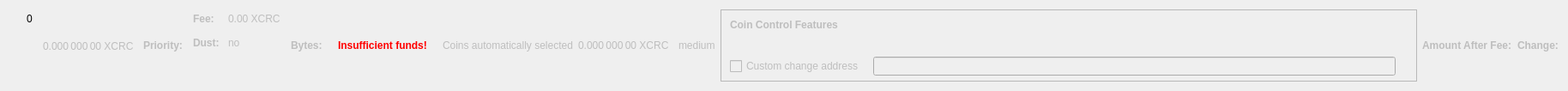
    <widget class="QWidget" name="dummyHideWidget" native="true">
     <property name="maximumSize">
      <size>
       <width>100</width>
       <height>22</height>
      </size>
     </property>
     <layout class="QHBoxLayout" name="dummyHideLayout">
      <item>
       <layout class="QFormLayout" name="formLayoutCoinControl1">
        <property name="horizontalSpacing">
         <number>10</number>
        </property>
        <property name="verticalSpacing">
         <number>14</number>
        </property>
        <property name="leftMargin">
         <number>10</number>
        </property>
        <property name="topMargin">
         <number>4</number>
        </property>
        <property name="rightMargin">
         <number>6</number>
        </property>
        <item row="0" column="1">
         <widget class="QLabel" name="labelCoinControlBytes">
          <property name="cursor">
           <cursorShape>IBeamCursor</cursorShape>
          </property>
          <property name="contextMenuPolicy">
           <enum>Qt::ActionsContextMenu</enum>
          </property>
          <property name="text">
           <string notr="true">0</string>
          </property>
          <property name="textInteractionFlags">
           <set>Qt::LinksAccessibleByMouse|Qt::TextSelectableByKeyboard|Qt::TextSelectableByMouse</set>
          </property>
         </widget>
        </item>
       </layout>
      </item>
      <item>
       <widget class="QLabel" name="labelCoinControlAfterFee">
        <property name="enabled">
         <bool>false</bool>
        </property>
        <property name="sizePolicy">
         <sizepolicy hsizetype="Fixed" vsizetype="Fixed">
          <horstretch>0</horstretch>
          <verstretch>0</verstretch>
         </sizepolicy>
        </property>
        <property name="minimumSize">
         <size>
          <width>111</width>
          <height>12</height>
         </size>
        </property>
        <property name="maximumSize">
         <size>
          <width>111</width>
          <height>12</height>
         </size>
        </property>
        <property name="cursor">
         <cursorShape>IBeamCursor</cursorShape>
        </property>
        <property name="contextMenuPolicy">
         <enum>Qt::ActionsContextMenu</enum>
        </property>
        <property name="text">
         <string notr="true">0.000 000 00 XCRC</string>
        </property>
        <property name="textInteractionFlags">
         <set>Qt::LinksAccessibleByMouse|Qt::TextSelectableByKeyboard|Qt::TextSelectableByMouse</set>
        </property>
       </widget>
      </item>
      <item>
       <widget class="QLabel" name="labelCoinControlPriorityText">
        <property name="enabled">
         <bool>false</bool>
        </property>
        <property name="font">
         <font>
          <weight>75</weight>
          <bold>true</bold>
         </font>
        </property>
        <property name="text">
         <string>Priority:</string>
        </property>
       </widget>
      </item>
      <item>
       <layout class="QHBoxLayout" name="horizontalLayout"/>
      </item>
      <item>
       <layout class="QFormLayout" name="formLayoutCoinControl3">
        <property name="horizontalSpacing">
         <number>10</number>
        </property>
        <property name="verticalSpacing">
         <number>14</number>
        </property>
        <property name="leftMargin">
         <number>6</number>
        </property>
        <property name="topMargin">
         <number>4</number>
        </property>
        <property name="rightMargin">
         <number>6</number>
        </property>
        <item row="0" column="0">
         <widget class="QLabel" name="labelCoinControlFeeText">
          <property name="enabled">
           <bool>false</bool>
          </property>
          <property name="font">
           <font>
            <weight>75</weight>
            <bold>true</bold>
           </font>
          </property>
          <property name="text">
           <string>Fee:</string>
          </property>
          <property name="margin">
           <number>0</number>
          </property>
         </widget>
        </item>
        <item row="0" column="1">
         <widget class="QLabel" name="labelCoinControlFee">
          <property name="enabled">
           <bool>false</bool>
          </property>
          <property name="cursor">
           <cursorShape>IBeamCursor</cursorShape>
          </property>
          <property name="contextMenuPolicy">
           <enum>Qt::ActionsContextMenu</enum>
          </property>
          <property name="text">
           <string notr="true">0.00 XCRC</string>
          </property>
          <property name="textInteractionFlags">
           <set>Qt::LinksAccessibleByMouse|Qt::TextSelectableByKeyboard|Qt::TextSelectableByMouse</set>
          </property>
         </widget>
        </item>
        <item row="1" column="0">
         <widget class="QLabel" name="labelCoinControlLowOutputText">
          <property name="enabled">
           <bool>false</bool>
          </property>
          <property name="font">
           <font>
            <weight>75</weight>
            <bold>true</bold>
           </font>
          </property>
          <property name="text">
           <string>Dust:</string>
          </property>
         </widget>
        </item>
        <item row="1" column="1">
         <widget class="QLabel" name="labelCoinControlLowOutput">
          <property name="enabled">
           <bool>false</bool>
          </property>
          <property name="cursor">
           <cursorShape>IBeamCursor</cursorShape>
          </property>
          <property name="contextMenuPolicy">
           <enum>Qt::ActionsContextMenu</enum>
          </property>
          <property name="text">
           <string>no</string>
          </property>
          <property name="textInteractionFlags">
           <set>Qt::LinksAccessibleByMouse|Qt::TextSelectableByKeyboard|Qt::TextSelectableByMouse</set>
          </property>
         </widget>
        </item>
       </layout>
      </item>
      <item>
       <widget class="QLabel" name="labelCoinControlBytesText">
        <property name="enabled">
         <bool>false</bool>
        </property>
        <property name="font">
         <font>
          <weight>75</weight>
          <bold>true</bold>
         </font>
        </property>
        <property name="text">
         <string>Bytes:</string>
        </property>
       </widget>
      </item>
      <item>
       <layout class="QFormLayout" name="formLayoutCoinControl2">
        <property name="horizontalSpacing">
         <number>10</number>
        </property>
        <property name="verticalSpacing">
         <number>14</number>
        </property>
        <property name="leftMargin">
         <number>6</number>
        </property>
        <property name="topMargin">
         <number>4</number>
        </property>
        <property name="rightMargin">
         <number>6</number>
        </property>
       </layout>
      </item>
      <item>
       <layout class="QHBoxLayout" name="horizontalLayoutCoinControl2">
        <property name="spacing">
         <number>8</number>
        </property>
        <property name="bottomMargin">
         <number>10</number>
        </property>
       </layout>
      </item>
      <item>
       <widget class="QLabel" name="labelCoinControlInsuffFunds">
        <property name="enabled">
         <bool>false</bool>
        </property>
        <property name="minimumSize">
         <size>
          <width>0</width>
          <height>0</height>
         </size>
        </property>
        <property name="font">
         <font>
          <weight>75</weight>
          <bold>true</bold>
         </font>
        </property>
        <property name="styleSheet">
         <string notr="true">color:red;font-weight:bold;</string>
        </property>
        <property name="text">
         <string>Insufficient funds!</string>
        </property>
        <property name="margin">
         <number>5</number>
        </property>
       </widget>
      </item>
      <item>
       <layout class="QFormLayout" name="formLayoutCoinControl4">
        <property name="horizontalSpacing">
         <number>10</number>
        </property>
        <property name="verticalSpacing">
         <number>14</number>
        </property>
        <property name="leftMargin">
         <number>6</number>
        </property>
        <property name="topMargin">
         <number>4</number>
        </property>
        <property name="rightMargin">
         <number>6</number>
        </property>
       </layout>
      </item>
      <item>
       <widget class="QLabel" name="labelCoinControlAutomaticallySelected">
        <property name="enabled">
         <bool>false</bool>
        </property>
        <property name="sizePolicy">
         <sizepolicy hsizetype="Fixed" vsizetype="Fixed">
          <horstretch>0</horstretch>
          <verstretch>0</verstretch>
         </sizepolicy>
        </property>
        <property name="minimumSize">
         <size>
          <width>0</width>
          <height>0</height>
         </size>
        </property>
        <property name="maximumSize">
         <size>
          <width>240</width>
          <height>16777215</height>
         </size>
        </property>
        <property name="text">
         <string>Coins automatically selected</string>
        </property>
        <property name="margin">
         <number>5</number>
        </property>
       </widget>
      </item>
      <item>
       <widget class="QLabel" name="labelCoinControlChange">
        <property name="enabled">
         <bool>false</bool>
        </property>
        <property name="sizePolicy">
         <sizepolicy hsizetype="Fixed" vsizetype="Fixed">
          <horstretch>0</horstretch>
          <verstretch>0</verstretch>
         </sizepolicy>
        </property>
        <property name="minimumSize">
         <size>
          <width>111</width>
          <height>0</height>
         </size>
        </property>
        <property name="maximumSize">
         <size>
          <width>111</width>
          <height>16777215</height>
         </size>
        </property>
        <property name="cursor">
         <cursorShape>IBeamCursor</cursorShape>
        </property>
        <property name="contextMenuPolicy">
         <enum>Qt::ActionsContextMenu</enum>
        </property>
        <property name="text">
         <string notr="true">0.000 000 00 XCRC</string>
        </property>
        <property name="textInteractionFlags">
         <set>Qt::LinksAccessibleByMouse|Qt::TextSelectableByKeyboard|Qt::TextSelectableByMouse</set>
        </property>
       </widget>
      </item>
      <item>
       <widget class="QLabel" name="labelCoinControlPriority">
        <property name="enabled">
         <bool>false</bool>
        </property>
        <property name="cursor">
         <cursorShape>IBeamCursor</cursorShape>
        </property>
        <property name="contextMenuPolicy">
         <enum>Qt::ActionsContextMenu</enum>
        </property>
        <property name="text">
         <string>medium</string>
        </property>
        <property name="textInteractionFlags">
         <set>Qt::LinksAccessibleByMouse|Qt::TextSelectableByKeyboard|Qt::TextSelectableByMouse</set>
        </property>
       </widget>
      </item>
      <item>
       <widget class="QFrame" name="frameCoinControl">
        <property name="sizePolicy">
         <sizepolicy hsizetype="Expanding" vsizetype="Expanding">
          <horstretch>0</horstretch>
          <verstretch>0</verstretch>
         </sizepolicy>
        </property>
        <property name="maximumSize">
         <size>
          <width>16777215</width>
          <height>16777215</height>
         </size>
        </property>
        <property name="frameShape">
         <enum>QFrame::StyledPanel</enum>
        </property>
        <property name="frameShadow">
         <enum>QFrame::Sunken</enum>
        </property>
        <layout class="QVBoxLayout" name="verticalLayoutCoinControl2_2">
         <property name="spacing">
          <number>0</number>
         </property>
         <property name="leftMargin">
          <number>0</number>
         </property>
         <property name="topMargin">
          <number>0</number>
         </property>
         <property name="rightMargin">
          <number>0</number>
         </property>
         <property name="bottomMargin">
          <number>6</number>
         </property>
         <item>
          <layout class="QVBoxLayout" name="verticalLayoutCoinControl" stretch="0,0,0,1">
           <property name="spacing">
            <number>0</number>
           </property>
           <property name="leftMargin">
            <number>10</number>
           </property>
           <property name="topMargin">
            <number>10</number>
           </property>
           <item>
            <layout class="QHBoxLayout" name="horizontalLayoutCoinControl1">
             <property name="bottomMargin">
              <number>15</number>
             </property>
             <item>
              <widget class="QLabel" name="labelCoinControlFeatures">
               <property name="enabled">
                <bool>false</bool>
               </property>
               <property name="sizePolicy">
                <sizepolicy hsizetype="Preferred" vsizetype="Maximum">
                 <horstretch>0</horstretch>
                 <verstretch>0</verstretch>
                </sizepolicy>
               </property>
               <property name="font">
                <font>
                 <weight>75</weight>
                 <bold>true</bold>
                </font>
               </property>
               <property name="styleSheet">
                <string notr="true">font-weight:bold;</string>
               </property>
               <property name="text">
                <string>Coin Control Features</string>
               </property>
              </widget>
             </item>
            </layout>
           </item>
           <item>
            <widget class="QWidget" name="widgetCoinControl" native="true">
             <property name="sizePolicy">
              <sizepolicy hsizetype="Preferred" vsizetype="Preferred">
               <horstretch>0</horstretch>
               <verstretch>0</verstretch>
              </sizepolicy>
             </property>
             <property name="minimumSize">
              <size>
               <width>0</width>
               <height>0</height>
              </size>
             </property>
             <property name="styleSheet">
              <string notr="true"/>
             </property>
             <layout class="QHBoxLayout" name="horizontalLayoutCoinControl5_2">
              <property name="leftMargin">
               <number>0</number>
              </property>
              <property name="topMargin">
               <number>0</number>
              </property>
              <property name="rightMargin">
               <number>0</number>
              </property>
              <property name="bottomMargin">
               <number>0</number>
              </property>
              <item>
               <layout class="QHBoxLayout" name="horizontalLayoutCoinControl3">
                <property name="spacing">
                 <number>20</number>
                </property>
                <property name="topMargin">
                 <number>0</number>
                </property>
                <property name="bottomMargin">
                 <number>10</number>
                </property>
               </layout>
              </item>
             </layout>
            </widget>
           </item>
           <item>
            <layout class="QHBoxLayout" name="horizontalLayoutCoinControl4" stretch="0,0,0">
             <property name="spacing">
              <number>12</number>
             </property>
             <property name="sizeConstraint">
              <enum>QLayout::SetDefaultConstraint</enum>
             </property>
             <property name="topMargin">
              <number>5</number>
             </property>
             <property name="rightMargin">
              <number>5</number>
             </property>
             <item>
              <widget class="QCheckBox" name="checkBoxCoinControlChange">
               <property name="enabled">
                <bool>false</bool>
               </property>
               <property name="toolTip">
                <string>If this is activated, but the change address is empty or invalid, change will be sent to a newly generated address.</string>
               </property>
               <property name="text">
                <string>Custom change address</string>
               </property>
              </widget>
             </item>
             <item>
              <widget class="QValidatedLineEdit" name="lineEditCoinControlChange">
               <property name="enabled">
                <bool>false</bool>
               </property>
               <property name="sizePolicy">
                <sizepolicy hsizetype="Expanding" vsizetype="Fixed">
                 <horstretch>0</horstretch>
                 <verstretch>0</verstretch>
                </sizepolicy>
               </property>
              </widget>
             </item>
             <item>
              <widget class="QLabel" name="labelCoinControlChangeLabel_2">
               <property name="sizePolicy">
                <sizepolicy hsizetype="Preferred" vsizetype="Expanding">
                 <horstretch>0</horstretch>
                 <verstretch>0</verstretch>
                </sizepolicy>
               </property>
               <property name="minimumSize">
                <size>
                 <width>0</width>
                 <height>0</height>
                </size>
               </property>
               <property name="text">
                <string/>
               </property>
               <property name="margin">
                <number>3</number>
               </property>
              </widget>
             </item>
            </layout>
           </item>
           <item>
            <spacer name="verticalSpacerCoinControl">
             <property name="orientation">
              <enum>Qt::Vertical</enum>
             </property>
             <property name="sizeHint" stdset="0">
              <size>
               <width>800</width>
               <height>1</height>
              </size>
             </property>
            </spacer>
           </item>
          </layout>
         </item>
        </layout>
       </widget>
      </item>
      <item>
       <widget class="QLabel" name="labelCoinControlAfterFeeText">
        <property name="enabled">
         <bool>false</bool>
        </property>
        <property name="minimumSize">
         <size>
          <width>0</width>
          <height>0</height>
         </size>
        </property>
        <property name="maximumSize">
         <size>
          <width>16777215</width>
          <height>16777215</height>
         </size>
        </property>
        <property name="font">
         <font>
          <weight>75</weight>
          <bold>true</bold>
         </font>
        </property>
        <property name="text">
         <string>Amount After Fee:</string>
        </property>
        <property name="alignment">
         <set>Qt::AlignLeading|Qt::AlignLeft|Qt::AlignVCenter</set>
        </property>
        <property name="margin">
         <number>0</number>
        </property>
       </widget>
      </item>
      <item>
       <widget class="QLabel" name="labelCoinControlChangeText">
        <property name="enabled">
         <bool>false</bool>
        </property>
        <property name="sizePolicy">
         <sizepolicy hsizetype="Preferred" vsizetype="Preferred">
          <horstretch>0</horstretch>
          <verstretch>0</verstretch>
         </sizepolicy>
        </property>
        <property name="minimumSize">
         <size>
          <width>0</width>
          <height>0</height>
         </size>
        </property>
        <property name="maximumSize">
         <size>
          <width>16777215</width>
          <height>16777215</height>
         </size>
        </property>
        <property name="font">
         <font>
          <weight>75</weight>
          <bold>true</bold>
         </font>
        </property>
        <property name="text">
         <string>Change:</string>
        </property>
        <property name="alignment">
         <set>Qt::AlignLeading|Qt::AlignLeft|Qt::AlignVCenter</set>
        </property>
       </widget>
      </item>
     </layout>
    </widget>
